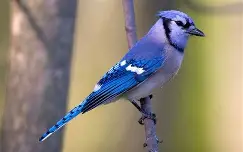
#> input picture img.webp, 243 x 152 px
$ jupyter execute Basic.ipynb
#> lines starting #> are read from the running program, lines starting #| are printed output that depends on the picture; after the words box and inside, x2 and y2 are one past the last pixel; in counts of white or black regions, pixels touching at a corner belong together
[cell 1]
import numpy as np #for array operations
import matplotlib.pyplot as plt #for ploting the image
import cv2 #for operations
import matplotlib.image as mpimg

[cell 2]
#Simple numpy array
img= np.array([
    [1, 2, 3, 4],
    [5, 6, 7, 8],
    [9, 10, 11, 12],
    [13, 14, 15, 16]
])

print(img)

[cell 3]
plt.imshow(img, cmap='gray')
plt.show()
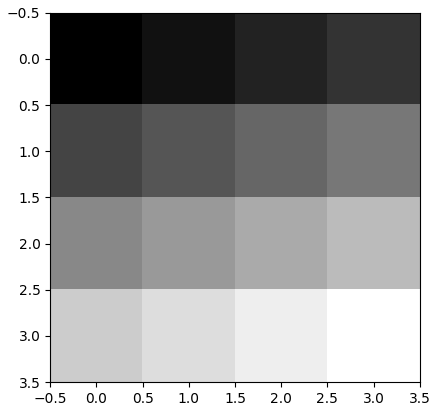
#> figure drawn by matplotlib, 1 panel

[cell 4]
img = cv2.cvtColor(cv2.imread("img.webp"), cv2.COLOR_BGR2GRAY)
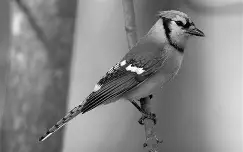
#> img: shape (152, 243); min 0, max 255, mean 134.1
plt.imshow(img, cmap='gray')
plt.show()
print(img)
#> (printed output is left out)

[cell 5]
# Image size (shape)
print("Image Shape (H, W, C):", img.shape,"\n")   # e.g., (512, 512, 3)
#| Image Shape (H, W, C): (152, 243)

# Total size in pixels
height, width = img.shape[0], img.shape[1]
#> height = 152; width = 243
print("Width:", width, " Height:", height,"\n")
#| Width: 243  Height: 152

num_pixels= height* width
#> num_pixels = 36936
print("Number of pixels:", num_pixels,"\n")
#| Number of pixels: 36936

# If RGB
if img.ndim == 3:
    print("Number of channels:", img.shape[2],"\n")

# Data type of pixels
print("Data type:", img.dtype,"\n")
#| Data type: uint8

# Bit depth
bit_depth = img.dtype.itemsize * 8   # bytes * 8 = bits
#> bit_depth = 8
print("Bit depth per channel:", bit_depth, "bits","\n")
#| Bit depth per channel: 8 bits

[cell 6]
hist = np.bincount(img.ravel(), minlength=256)
#> hist = 256 values, max 510 at index 99, min 0 at index 230, mean 144.3

plt.plot(hist, color='black')
plt.title("Histogram via NumPy bincount")
plt.xlabel("Pixel Intensity")
plt.ylabel("Frequency")
plt.xlim([0, 255])
plt.show()
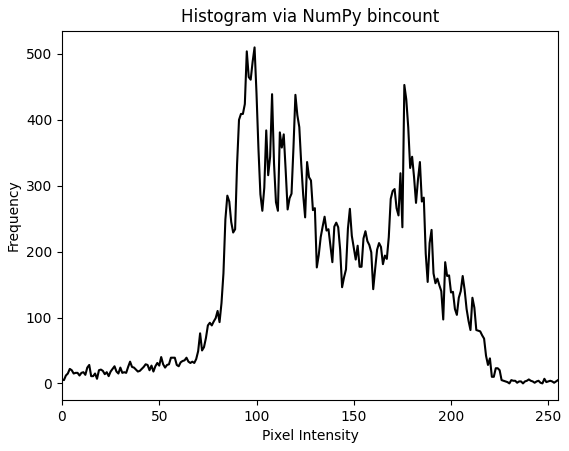
#> figure drawn by matplotlib, 1 panel; curve peaks at x = 99, y = 510

[cell 7]
imgn = 255 - img
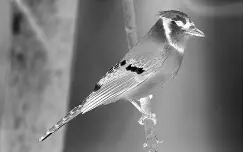
#> imgn: shape (152, 243); min 0, max 255, mean 120.9
print(imgn)
#> (printed output is left out)
plt.figure(figsize=(10, 5))
plt.subplot(1, 2, 1)
plt.imshow(img, cmap='gray')
plt.title("Original Image")
plt.axis("off")

plt.subplot(1, 2, 2)
plt.imshow(imgn, cmap='gray')
plt.title("Negative Image")
plt.axis("off")
plt.show()

[cell 8]
c = 255 / np.log1p(np.max(img))
#> c = 45.97
img_log = c * np.log1p(img)
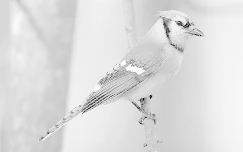
#> img_log: shape (152, 243) float16; min 0, max 255, mean 222.4
img_log = np.array(img_log, dtype=np.uint8)

plt.figure(figsize=(10, 5))
plt.subplot(1, 2, 1)
plt.imshow(img, cmap='gray')
plt.title("Original Image")
plt.axis("off")

plt.subplot(1, 2, 2)
plt.imshow(img_log, cmap='gray')
plt.title("Log Transformed Image")
plt.axis("off")
plt.show()

[cell 9]
r_min, r_max = np.min(img), np.max(img)
#> r_min = 0; r_max = 255

stretched = ((img - r_min) / (r_max - r_min)) * 255
stretched = np.clip(stretched, 0, 255).astype(np.uint8)

plt.figure(figsize=(10, 5))
plt.subplot(1, 2, 1)
plt.imshow(img, cmap='gray')
plt.title("Original Image")
plt.axis("off")

plt.subplot(1, 2, 2)
plt.imshow(stretched, cmap='gray')
plt.title("Contrast Stretched")
plt.axis("off")
plt.show()

[cell 10]
thresholded = np.where(img > 128, 255, 0)
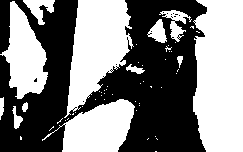
#> thresholded: shape (152, 243) int64; 50% white; 13 black regions (12 under 20 px), largest, box (x1, y1, x2, y2) and area: (0, 0, 207, 152) 18436
plt.imshow(thresholded, cmap='gray')
plt.show()

[cell 11]
adaptive_mean = cv2.adaptiveThreshold(img, 255,
                                      cv2.ADAPTIVE_THRESH_MEAN_C,
                                      cv2.THRESH_BINARY,
                                      11, 2)
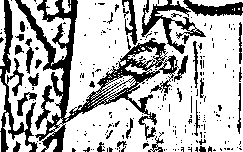
#> adaptive_mean: shape (152, 243); 71.2% white; 242 black regions (206 under 20 px), largest, box (x1, y1, x2, y2) and area: (15, 0, 179, 152) 4806, (0, 0, 38, 152) 1418, (141, 0, 206, 54) 949
plt.imshow(adaptive_mean, cmap='gray')
plt.show()

[cell 12]
adaptive_gaussian = cv2.adaptiveThreshold(img, 255,
                                          cv2.ADAPTIVE_THRESH_GAUSSIAN_C,
                                          cv2.THRESH_BINARY,
                                          11, 2)
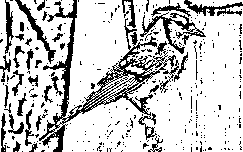
#> adaptive_gaussian: shape (152, 243); 78.4% white; 337 black regions (299 under 20 px), largest, box (x1, y1, x2, y2) and area: (39, 0, 176, 152) 3229, (140, 12, 206, 54) 589, (15, 0, 56, 64) 389
plt.imshow(adaptive_gaussian, cmap='gray')
plt.show()

[cell 13]
equalized = cv2.equalizeHist(img)
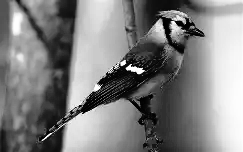
#> equalized: shape (152, 243); min 0, max 255, mean 128.4

plt.figure(figsize=(10, 5))
plt.subplot(1, 2, 1)
plt.imshow(img, cmap='gray')
plt.title("Original Image")
plt.axis("off")

plt.subplot(1, 2, 2)
plt.imshow(equalized, cmap='gray')
plt.title("Histogram Equalized")
plt.axis("off")
plt.show()

[cell 14]
histE = np.bincount(equalized.ravel(), minlength=256)
#> histE = 256 values, max 510 at index 61, min 0 at index 19, mean 144.3
hist = np.bincount(img.ravel(), minlength=256)

plt.figure(figsize=(10, 5))
plt.subplot(1, 2, 1)
plt.plot(hist, color='black')
plt.title("Original Histogram")
plt.xlabel("Pixel Intensity")
plt.ylabel("Frequency")
plt.xlim([0, 255])

plt.subplot(1, 2, 2)
plt.plot(histE, color='black')
plt.title("Equalised Histogram")
plt.xlabel("Pixel Intensity")
plt.ylabel("Frequency")
plt.xlim([0, 255])
plt.show()
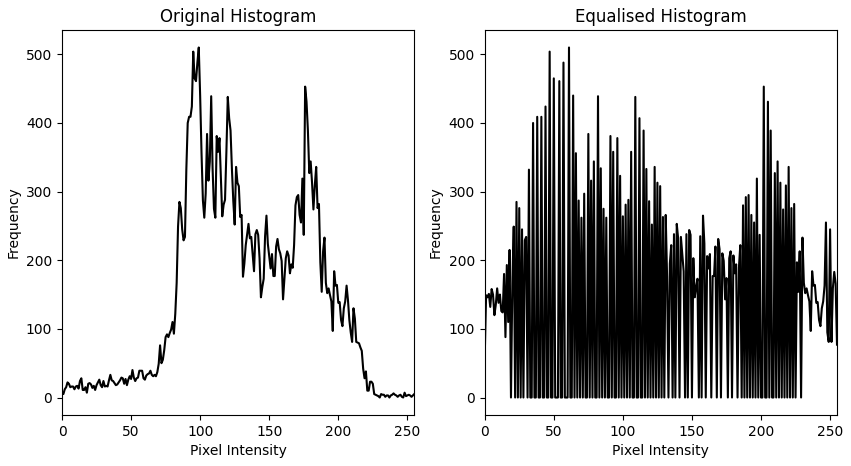
#> figure drawn by matplotlib, 2 panels; panel 1: curve peaks at x = 99, y = 510; panel 2: curve peaks at x = 61, y = 510
